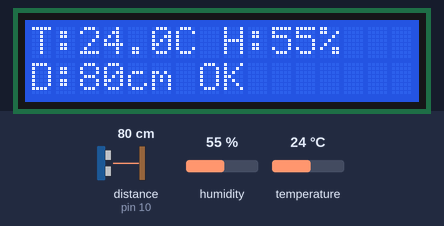
A sketch run on a simulated Arduino Uno, built with avr-gcc and run on an emulated ATmega328P. On the bench: 16×2 character LCD. Wiring (inferred from the names in the program): ultrasonic range finder: trigger pin 9; echo pin 10. The test bench sets the inputs (shaded band); at power-on: distance to the obstacle (sensor on pin 10) 80 cm, temperature 24 °C, humidity 55 %. The echo pulse lasts 58.3 µs per cm; what the sketch prints to the serial monitor is not drawn.

Above: at 2.4 s.
2.5 s: distance to the obstacle (sensor on pin 10) set to 2 cm
At 3.7 s:
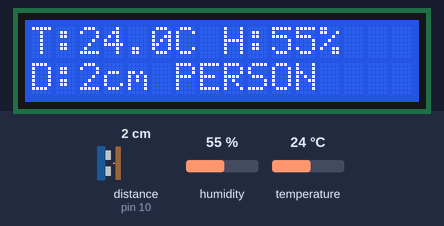
4.4 s: temperature set to 41 °C
At 6.5 s:
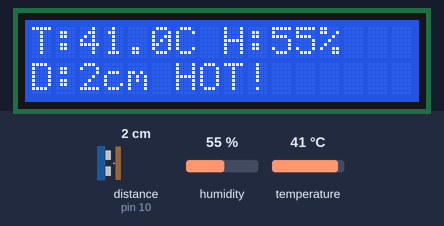
7.0 s: distance to the obstacle (sensor on pin 10) set to 299 cm
At 7.8 s:
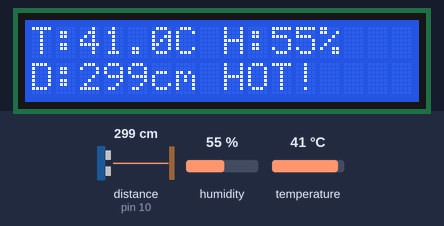
8.6 s: temperature set to 12 °C
At 10.3 s:
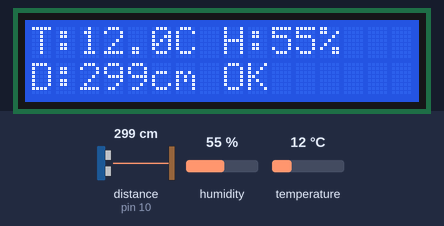
14.8 s: humidity set to 22 %
At 17.3 s:
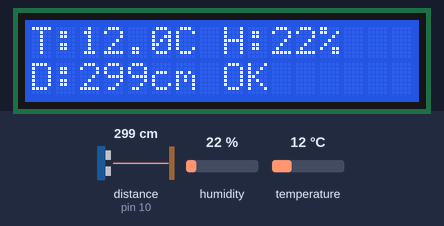
17.9 s: temperature set to 41 °C
At 19.7 s:
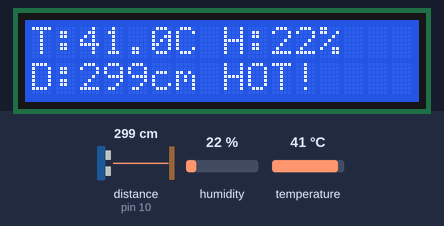
Timing chart, 0 to 21.2 s (numbered marks = the images above; inputs shaded):
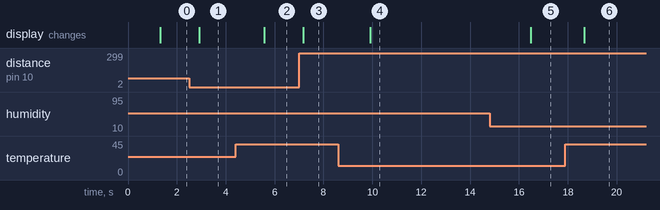

Measured:
- after the input at 2.5 s, the display: changes after 0.42 s (image 1)
- after the input at 4.4 s, the display: changes after 1.2 s (image 2)
- after the input at 7.0 s, the display: changes after 0.18 s (image 3)
- after the input at 8.6 s, the display: changes after 1.3 s (image 4)
- after the input at 14.8 s, the display: changes after 1.7 s (image 5)
- after the input at 17.9 s, the display: changes after 0.76 s (image 6)

The sketch:

sensor_hub.ino
```cpp
#include <Wire.h>
#include <LiquidCrystal_I2C.h>
#include <DHT.h>

// ---- Pins ----
#define DHTPIN 2
#define DHTTYPE DHT22
#define TRIG_PIN 9
#define ECHO_PIN 10

// ---- LCD ----
// Common I2C addresses: 0x27 or 0x3E (Grove)
#define LCD_ADDR 0x27
#define LCD_COLS 16
#define LCD_ROWS 2

// ---- Thresholds ----
#define TEMP_ALERT_C 40.0
#define PERSON_DISTANCE_CM 50.0

LiquidCrystal_I2C lcd(LCD_ADDR, LCD_COLS, LCD_ROWS);
DHT dht(DHTPIN, DHTTYPE);

void setup() {
  Serial.begin(9600);
  dht.begin();

  pinMode(TRIG_PIN, OUTPUT);
  pinMode(ECHO_PIN, INPUT);

  lcd.init();
  lcd.backlight();
  lcd.clear();
  lcd.setCursor(0, 0);
  lcd.print("Sensor Hub");
  lcd.setCursor(0, 1);
  lcd.print("Starting...");
  delay(1200);
}

float readDistanceCM() {
  digitalWrite(TRIG_PIN, LOW);
  delayMicroseconds(2);
  digitalWrite(TRIG_PIN, HIGH);
  delayMicroseconds(10);
  digitalWrite(TRIG_PIN, LOW);

  long duration = pulseIn(ECHO_PIN, HIGH, 30000); // 30ms timeout
  if (duration == 0) return -1.0;
  float distance = duration * 0.0343 / 2.0;
  return distance;
}

void loop() {
  float temp = dht.readTemperature();
  float hum = dht.readHumidity();
  float dist = readDistanceCM();

  // LCD display
  lcd.clear();
  lcd.setCursor(0, 0);
  if (isnan(temp) || isnan(hum)) {
    lcd.print("Temp/Hum Err");
  } else {
    lcd.print("T:");
    lcd.print(temp, 1);
    lcd.print("C H:");
    lcd.print(hum, 0);
    lcd.print("%");
  }

  lcd.setCursor(0, 1);
  if (dist < 0) {
    lcd.print("Dist Err");
  } else {
    lcd.print("D:");
    lcd.print(dist, 0);
    lcd.print("cm ");

    if (temp > TEMP_ALERT_C) {
      lcd.print("HOT!");
    } else if (dist < PERSON_DISTANCE_CM) {
      lcd.print("PERSON");
    } else {
      lcd.print("OK");
    }
  }

  // Serial output for host
  if (!isnan(temp) && !isnan(hum) && dist >= 0) {
    Serial.print("TEMP:");
    Serial.print(temp, 1);
    Serial.print(",HUMID:");
    Serial.print(hum, 0);
    Serial.print(",DIST:");
    Serial.println(dist, 0);
  }

  delay(500);
}
```
